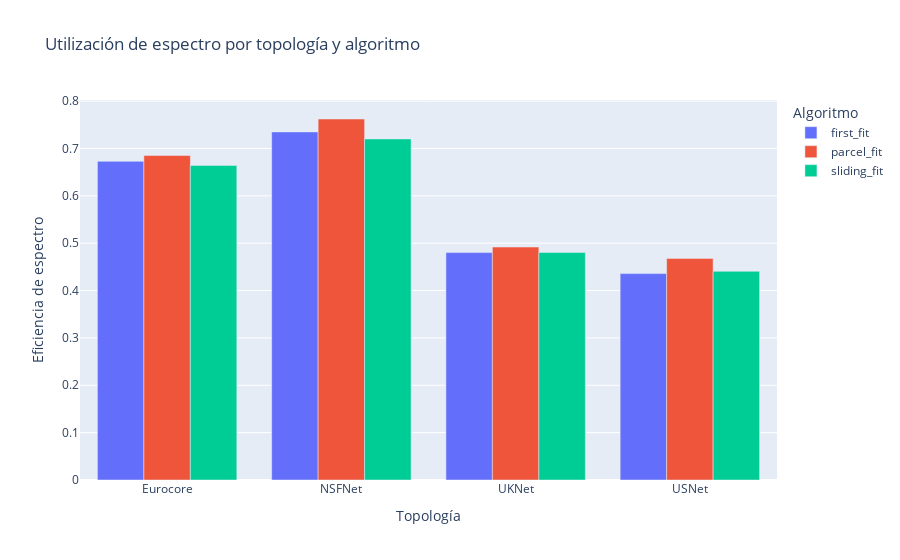

Notebook cell for this chart:
### Code cell
# Utilización de espectro
plot_data_util = []
for topo_name, topo_results in all_results.items():
    for alg_name, metrics in topo_results.items():
        plot_data_util.append({
            'Topología': topo_name,
            'Algoritmo': alg_name,
            'Utilización': metrics['utilization']
        })

df_util = pd.DataFrame(plot_data_util)
fig_util = px.bar(
    df_util,
    x='Topología',
    y='Utilización',
    color='Algoritmo',
    barmode='group',
    title='Utilización de espectro por topología y algoritmo',
    labels={'Utilización': 'Eficiencia de espectro'}
)
fig_util.show()

### Figure 1 — Plotly figure (JSON) as saved in the notebook; plotly's stock layout.template omitted (floating-point values rounded to 4 significant figures)
{"data": [{"alignmentgroup": "True", "hovertemplate": "Algoritmo=first_fit<br>Topología=%{x}<br>Eficiencia de espectro=%{y}<extra></extra>", "legendgroup": "first_fit", "marker": {"color": "#636efa", "pattern": {"shape": ""}}, "name": "first_fit", "offsetgroup": "first_fit", "orientation": "v", "showlegend": true, "textposition": "auto", "type": "bar", "x": ["Eurocore", "NSFNet", "UKNet", "USNet"], "xaxis": "x", "y": [0.6728, 0.7349, 0.4801, 0.4358], "yaxis": "y"}, {"alignmentgroup": "True", "hovertemplate": "Algoritmo=parcel_fit<br>Topología=%{x}<br>Eficiencia de espectro=%{y}<extra></extra>", "legendgroup": "parcel_fit", "marker": {"color": "#EF553B", "pattern": {"shape": ""}}, "name": "parcel_fit", "offsetgroup": "parcel_fit", "orientation": "v", "showlegend": true, "textposition": "auto", "type": "bar", "x": ["Eurocore", "NSFNet", "UKNet", "USNet"], "xaxis": "x", "y": [0.6851, 0.7622, 0.4918, 0.4679], "yaxis": "y"}, {"alignmentgroup": "True", "hovertemplate": "Algoritmo=sliding_fit<br>Topología=%{x}<br>Eficiencia de espectro=%{y}<extra></extra>", "legendgroup": "sliding_fit", "marker": {"color": "#00cc96", "pattern": {"shape": ""}}, "name": "sliding_fit", "offsetgroup": "sliding_fit", "orientation": "v", "showlegend": true, "textposition": "auto", "type": "bar", "x": ["Eurocore", "NSFNet", "UKNet", "USNet"], "xaxis": "x", "y": [0.6641, 0.7202, 0.4803, 0.4406], "yaxis": "y"}], "layout": {"barmode": "group", "legend": {"title": {"text": "Algoritmo"}, "tracegroupgap": 0}, "title": {"text": "Utilización de espectro por topología y algoritmo"}, "xaxis": {"anchor": "y", "domain": [0, 1], "title": {"text": "Topología"}}, "yaxis": {"anchor": "x", "domain": [0, 1], "title": {"text": "Eficiencia de espectro"}}}}
